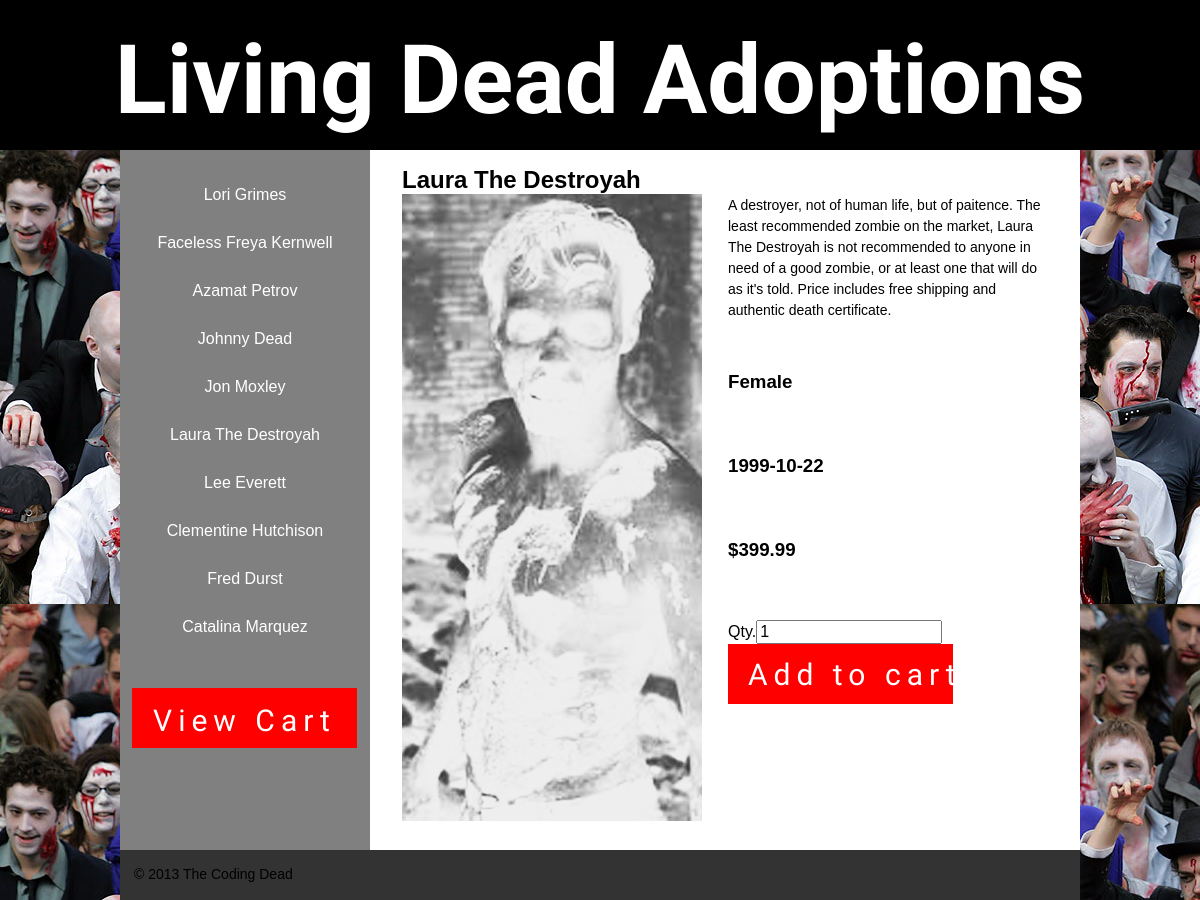
Before: /index.php?id=6 with the older database file.
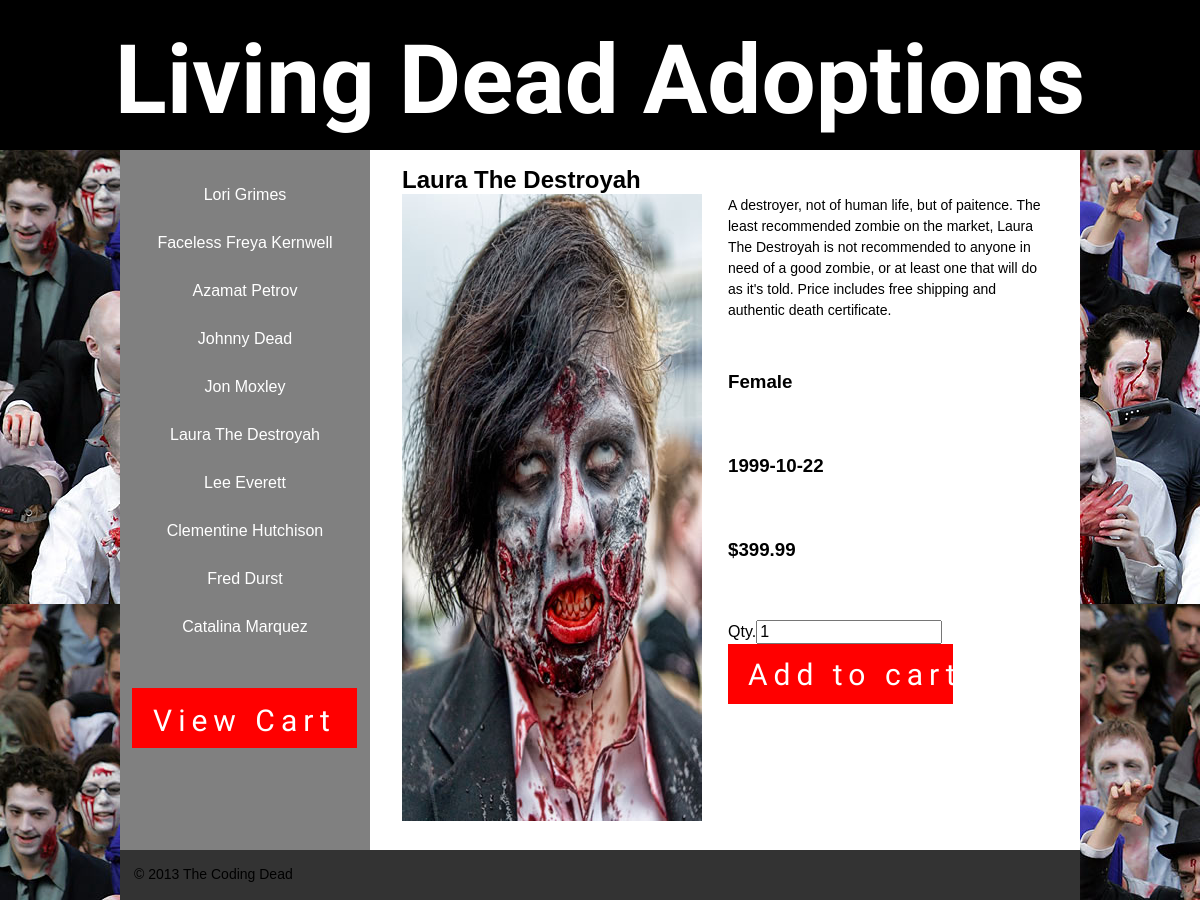
After: the same page with the newer database file.
### tables this page shows
CREATE TABLE IF NOT EXISTS `tb_products` (
  `zombie_id` int(11) NOT NULL AUTO_INCREMENT,
  `name` varchar(32) NOT NULL,
  `description` text NOT NULL,
  `gender` varchar(6) NOT NULL,
  `dod` date NOT NULL,
  `price` double NOT NULL,
  `image` varchar(255) NOT NULL,
  PRIMARY KEY (`zombie_id`)
);

### public/index.php (called while the page is built, shortened)
<?php
require_once('../classes/page.php');
if(isset($_GET['id']) == false || $_GET['id'] == ''){
	$zombie_id = 1;
}else{
	$zombie_id = $_GET['id'];
}
$page = new Page($zombie_id);
include('../includes/header.php');
include('../includes/sidenav.php');
include('../includes/page.php');
include('../includes/footer.php'); ?>

### classes/database.php (called while the page is built, shortened)
<?php
class Database{
	private $connection = null;
	public function __construct(){
		$this->connection = new mysqli(
			'localhost',
			'root',
			'',
			'zombie'
		);
	}
	public function get($fields, $table, $where = false){
		$select_query = "
			SELECT $fields
			FROM $table
		";
		if($where != false){
			$select_query .= ' WHERE '.$where;
		}
		$result = $this->connection->query($select_query);
		return $this->make_into_assoc($result);
	}
	public function get_one($fields, $table, $where = false){
		$result = $this->get($fields, $table, $where);
		return $result[0];
	}
	private function sanitize($input){
		$output = htmlspecialchars($input);
		return $output;
	}
	private function make_into_assoc($result){
		$rows = array();
		while($row = $result->fetch_assoc()){
			foreach($row as $key => $value){
				$row[$key] = $this->sanitize($value);
			}
			$rows[] = $row;
		}
		return $rows;
	}
}

### classes/page.php (called while the page is built, shortened)
<?php
require_once('database.php');
class Page{
	private $db;
	function __CONSTRUCT($id = 0){
		$this->db = new Database();
		if($id != 0){
			$this->load($id);
		}
	}
	function load($id){
		$result = $this->db->get_one(
			'name, description, gender, dod, price, image',
			'tb_products',
			'zombie_id = '.$id
		);
		if(count($result)){
			$this->id = $id;
			$this->name = $result['name'];
			$this->description = $result['description'];
			$this->gender = $result['gender'];
			$this->dod = $result['dod'];
			$this->price = $result['price'];
			$this->image = $result['image'];
		}
		return $result;
	}
}

### classes/html.php (called while the page is built)
<?php
class HTML{
	public static function make_tag(){
		$args = func_get_args();
		$format = array_shift($args);
		return vsprintf($format, $args);
	}
}

### includes/page.php (the view, shortened to what this page needs)
<?php
require_once('../classes/cart.php');
require_once('../classes/form_static.php');
require_once('../classes/page.php');
 ?>
<div class="main">
	<?php if($page->id > 0): ?>
		<h2><?php echo $page->name; ?></h2>
		<div class="image">
		<img src="../assets/images/<?php echo $page->image; ?>" alt="">
		</div>
	<div class="info">
		<p><?php echo $page->description; ?></p>
		<h3><?php echo $page->gender; ?></h3>
		<h3><?php echo $page->dod; ?></h3>
		<h3>$<?php echo $page->price; ?></h3>
		<?php else: ?>
		<h2>There is no page with that id.</h2>
		<?php endif;
		form_static::text_input_row('quantity', 'Qty.', 1);
		form_static::close();
		?>
	</div>
</div>

### includes/header.php (shortened to what this page needs)
<!doctype html>
<html lang="en">
<head>
	<link rel="stylesheet" href="../assets/css/style.css"/>
</head>
<body>
	<div class="header">
		<div class="container">
			<h1>Living Dead Adoptions</h1>
		</div>
	</div>
	<div class="wrapper">

### includes/sidenav.php
<?php
	require_once('../classes/navigation.php');
	$nav  = new Navigation();
?>
<div class="sidenav">
	<?php $nav->make_lists();
	echo '<a href="view_cart.php" id="button" class="sidenav">View Cart</a>';?>
</div>

### classes/navigation.php (shortened to what this page needs)
<?php
require_once('database.php');
class Navigation{
	private $db;
	function __CONSTRUCT(){
		$this->db = new Database();
	}
	function make_lists(){
		$all_of_the_zombies = $this->get_names();
			echo '<ul>';
			foreach($all_of_the_zombies as $zombie){
				echo '<li>';
				echo '<a href="index.php?id='.$zombie['zombie_id'].
						'">'.$zombie['name'].'</a>';
				echo '</li>';			}
			echo '</ul>';
	}
	function get_names(){
		$names = $this->db->get('zombie_id, name', 'tb_products');
		return $names;
	}
}

### classes/form_static.php (shortened to what this page needs)
<?php
require_once('html.php');
class Form_static extends HTML{
	public static function open($action, $method = 'post', $echo = true){
		$tag = self::make_tag('<form action="%s" method="%s">', $action, $method);
		if($echo) 	echo $tag;
		else 		return $tag;
	}
	public static function close($echo = true){
		$tag = '</form>';
		if($echo)  	echo $tag;
		else 		return $tag;
	}
	public static function input($type, $name, $value = '', $echo = true){
		$tag = self::make_tag('<input type="%s" name="%s" id="%s" value="%s">', $type, $name, $name, $value);
		if($echo)  	echo $tag;
		else 		return $tag;
	}
	public static function label($id, $text, $echo = true){
		$tag = self::make_tag('<label for="%s">%s</label>', $id, $text);
		if($echo)  	echo $tag;
		else 		return $tag;
	}
	public static function text_input_row($name, $text, $value = '', $echo = true){
		$tag = '<div class="row">';
		$tag .= self::label($name, $text, false);
		$tag .= self::input('text', $name, $value, false);
		$tag .= '</div>';
		if($echo)  	echo $tag;
		else 		return $tag;
	}
}

### includes/footer.php
		<div class="footer">
			<p>&copy; 2013 The Coding Dead</p>
		</div>
	</div>
</body>
</html>

### assets/css/style.css (style rules this page uses)
html { background:#fff;color:#000;font-family:sans-serif;-ms-text-size-adjust:100%;-webkit-text-size-adjust:100% }
body { margin:0 }
h1 { font-size:2em;margin:.67em 0 }
img { border:0 }
button,input,select,textarea { font-family:inherit;font-size:100%;margin:0 }
button,input { line-height:normal }
button,html input[type="button"],input[type="reset"],input[type="submit"] { -webkit-appearance:button;cursor:pointer }
* { -webkit-box-sizing: border-box; -moz-box-sizing: border-box; box-sizing: border-box; }
body { font-family: Helvetica, 'Helvetica Neue', Arial, sans-serif; margin: 0; background-image: url(../images/ZombieWalk.jpg); }
p, h3 { line-height: 150%; padding: 0 0 2em 0; }
.header { height: 150px; width: auto; background-color: #000; color: #fff; font-size: 3em; padding:0.5em 0; }
.container h1 { font-family: Creepster, Arial, sans-serif; text-align: center; margin:0; }
.wrapper { margin: 0 auto; width:960px; }
.sidenav { height: 700px; width:250px; margin: 0; background-color: #808080; float:left; }
.sidenav ul { list-style: none; padding:10px 0px 10px 0px; }
.sidenav li { padding:10px 0px 20px 0px; text-align: center; }
.sidenav li a { text-decoration: none; color: white; }
.main { position: relative; width:710px; height: 700px; margin: 0; background-color: #fff; float: left; padding: 1em 2em; }
.main h2 { margin: 0; }
.info { position: absolute; top: 2.8em; right: 2em; width: 320px; }
.image { position: relative; float: left; width: 300px; height: 627px; background-image: url(../images/dude-zombiegrey.jpg); }
.form input[type=submit], .info input[type=submit] { border: 0; background: #eee; color: #333; padding: 10px 20px; font-size: 16px; display: block; cursor: pointer; font-family: Creepster, Arial, sans-serif; font-size: 30px; background: red; color: white; width:7.5em; height: 2em; letter-spacing: 0.2em; }
p { line-height:150%; font-size:14px; margin: 0px; }
.footer { clear:both; width:960px; height:50px; background-color: #333; }
.footer p { padding: 1em; }
#button { margin: 0.2em 0.4em; padding: 0.5em 0; text-align: center; text-decoration: none; font-family: Creepster, Arial, sans-serif; font-size: 30px; background: red; color: white; width:7.5em; height: 2em; border-style: none; letter-spacing: 0.2em; }

Changed rows visible on the page:
changed tb_products "Laura The Destroyah": image: picture added
